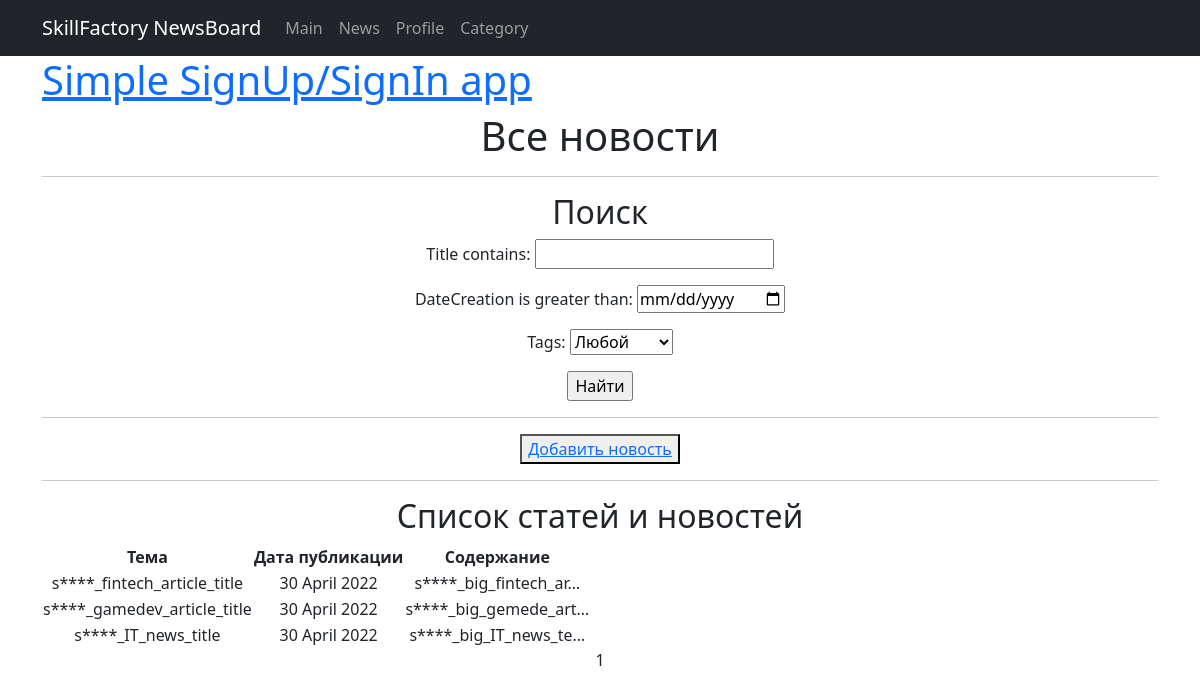
Before: / (signed in) with the older database file.
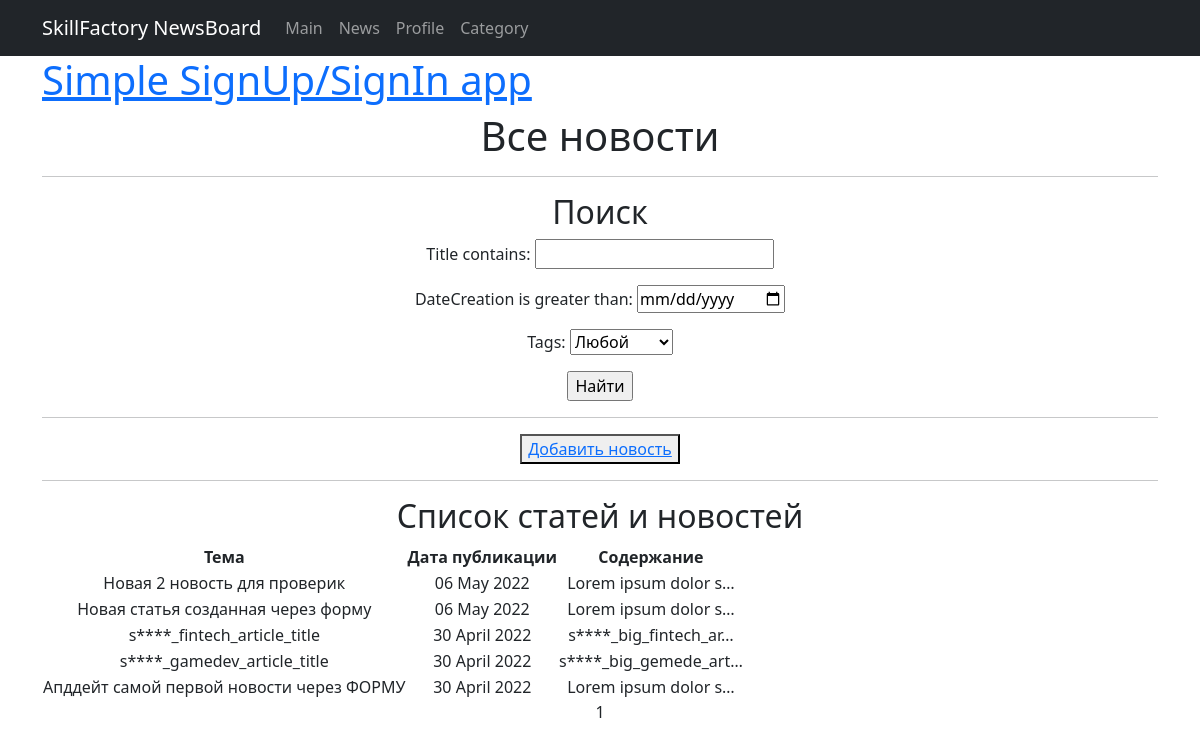
After: the same page with the newer database file.
### newsportal/models.py (models this page shows, shortened)
class Post(models.Model):
    author = models.ForeignKey(Author, on_delete=models.CASCADE)
    NEWS = 'NW'
    ARTICLE = 'AR'
    CATEGORY_CHOICES = (
        (NEWS, 'Новость'),
        (ARTICLE, 'Статья'),
    )
    categoryType = models.CharField(max_length=2, choices=CATEGORY_CHOICES, default=ARTICLE)
    dateCreation = models.DateTimeField(auto_now_add=True)
    postCategory = models.ManyToManyField(Category, through='PostCategory')
    title = models.CharField(max_length=128)
    post = models.TextField()
    rating = models.SmallIntegerField(default=0)

### newsportal/views.py (the view)
# urls.py: path('', cache_page(60)(NewsList.as_view()),  name='news_list'),
class NewsList(LoginRequiredMixin, ListView):
    model = Post
    ordering = '-dateCreation'
    template_name = 'news.html'
    context_object_name = 'news'
    paginate_by = 10
    def get_queryset(self):
        queryset = super().get_queryset()
        self.filterset = PostFilter(self.request.GET, queryset)
        return self.filterset.qs
    def get_context_data(self, **kwargs):
        context = super().get_context_data(**kwargs)
        context['filterset'] = self.filterset
        return context

### newsportal/models.py (called while the page is built)
    def __str__(self):
        return self.name

### newsportal/templatetags/custom_filters.py (called while the page is built)
@register.filter()
def censor(value):
    for i in CENSOR_WORDS:
        if i.find(value):
            value = value.replace(i[1::], "*" * len(i))
    return f'{value}'

### templates/news.html (shortened to what this page needs)
{% extends 'flatpages/default.html' %}
{% load custom_filters %}
{% load custom_tags %}
{% block content %}
    <h1>Все новости</h1>
    <hr>
    <form action="" method="get">
        <h2>Поиск</h2>
        {{ filterset.form.as_p }}
        <input type="submit" value="Найти" />
    </form>
    <hr>
    <button type="'submit"><a href="{% url 'news_create' %}">Добавить новость</a></button>
    <hr>
    {% if news %}
    <h2>Список статей и новостей</h2>
    <table>
    <tr>
        <td><b>Тема</b></td>
        <td><b>Дата публикации</b></td>
        <td><b>Содержание</b></td>
    </tr>
    {% for post in news %}
    <tr>
        <td>{{ post.title|censor }}</td>
        <td>{{ post.dateCreation|date:'d F Y' }}</td>
        <td>{{ post.post|truncatechars:20|censor }}</td>
    </tr>
    {% endfor %}
    </table>
    {% else %}
    <h2>Новостей нет!</h2>
    {% endif %}
    {{ page_obj.number }}
{% endblock content %}

Changed rows visible on the page:
added Post: title|censor "Новая 2 новость для проверик", dateCreation "06 May 2022", post|censor "Lorem ipsum dolor s…"
added Post: title|censor "Новая статья созданная через форму", dateCreation "06 May 2022", post|censor "Lorem ipsum dolor s…"
changed Post: title|censor "s****_IT_news_title" → "Апддейт самой первой новости через ФОРМУ"; post|censor "s****_big_IT_news_te…" → "Lorem ipsum dolor s…"
